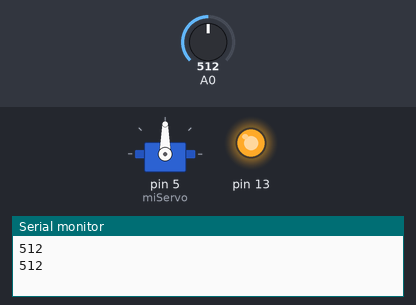
Bench run of a sketch on a simulated Arduino Uno, built with avr-gcc and run on an emulated ATmega328P. Shown: servo, output pins drawn as LEDs (lit = HIGH), the last lines printed to the serial monitor. The inputs (shaded band) are chosen by the test bench; at power-on: A0 = 512.

Above: at 1.7 s.
1.8 s: A0 set to 539
At 2.4 s:
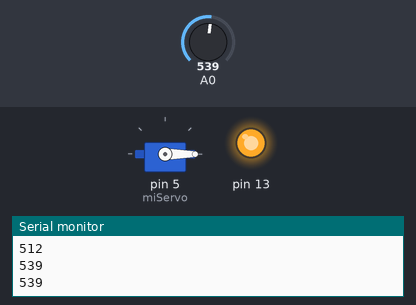
3.3 s: A0 set to 515
At 3.6 s:
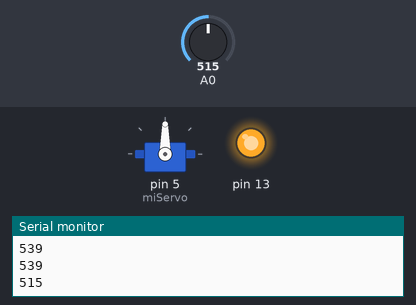
4.8 s: A0 set to 535
At 6.1 s:
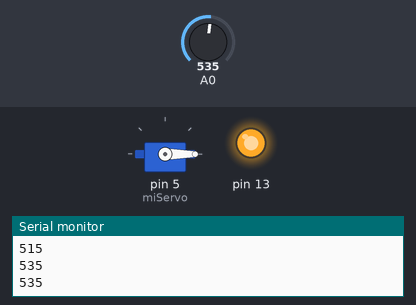
Timing chart, 0 to 7.8 s (numbered marks = the images above; inputs shaded):
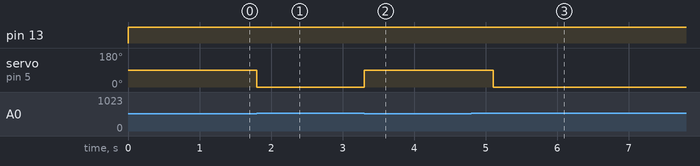

The sketch:

sketch_oct11a.ino
```cpp
#include <Servo.h>
int intensidad;
Servo miServo;


void setup() {
  Serial.begin(9600);
pinMode(13,OUTPUT);
miServo.attach(5);
miServo.write(90);

}

void loop() {
 intensidad = analogRead(0);
  Serial.println(intensidad);
  digitalWrite(13,HIGH);

 if(intensidad>525){
  miServo.write(0);
  delay(500);
 }
  else if(intensidad<525){
    miServo.write(90);
    delay(900);
  }


}

//Con carro = 750
//Umbral = 525
//Sin carro = 300
```

Measured:
- the behaviour switches between 525 and 526 on A0 (found by bisection; images 0 and 1)
- after the input at 1.8 s, servo on pin 5 (miServo): 90° → 0° at once
- after the input at 3.3 s, servo on pin 5 (miServo): 0° → 90° at once
- after the input at 4.8 s, servo on pin 5 (miServo): 90° → 0° after 0.30 s
